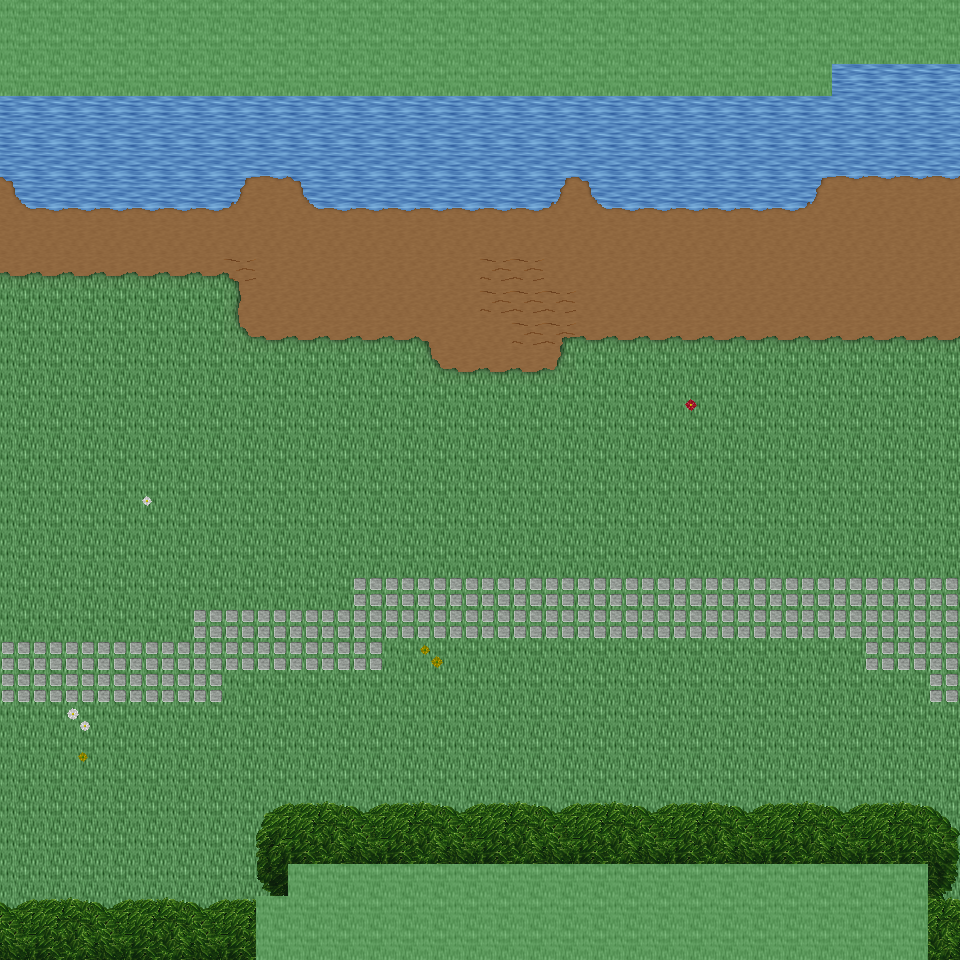

Below is a game level as drawn by its tile map, then a one-line description and the .tmx that defines it (tile-layer data replaced by summaries):
An orthogonal 30x30 tile map with 32x32 px tiles, 6 tile layers (Ground, Object, Object2, Above, ...), 21 tilesets and 3 objects (3x mapExit).

<map version="1.0" orientation="orthogonal" renderorder="right-down" width="30" height="30" tilewidth="32" tileheight="32" nextobjectid="4">
  <tileset firstgid="1" name="tileset_ground_ground" tilewidth="32" tileheight="32" tilecount="33" columns="3">
    <image source="../drawable/tileset_ground_ground.png" width="96" height="352" />
  </tileset>
  <tileset firstgid="34" name="tileset_ground_water_pool" tilewidth="32" tileheight="32" tilecount="72" columns="3">
    <image source="../drawable/tileset_ground_water_pool.png" width="96" height="768" />
  </tileset>
  <tileset firstgid="106" name="tileset_ground_ridge_earth_dark" tilewidth="32" tileheight="32" tilecount="96" columns="12">
    <image source="../drawable/tileset_ground_ridge_earth_dark.png" width="384" height="256" />
  </tileset>
  <tileset firstgid="202" name="tileset_ground_grass_edges" tilewidth="32" tileheight="32" tilecount="36" columns="12">
    <image source="../drawable/tileset_ground_grass_edges.png" width="384" height="96" />
  </tileset>
  <tileset firstgid="238" name="tileset_ground_earth_edges" tilewidth="32" tileheight="32" tilecount="18" columns="6">
    <image source="../drawable/tileset_ground_earth_edges.png" width="192" height="96" />
  </tileset>
  <tileset firstgid="256" name="tileset_ground_grass_corners" tilewidth="32" tileheight="32" tilecount="24" columns="6">
    <image source="../drawable/tileset_ground_grass_corners.png" width="192" height="128" />
  </tileset>
  <tileset firstgid="280" name="tileset_plant_flower_daisy_blue" tilewidth="32" tileheight="32" tilecount="8" columns="2">
    <image source="../drawable/tileset_plant_flower_daisy_blue.png" width="64" height="128" />
  </tileset>
  <tileset firstgid="288" name="tileset_plant_flower_daisy_yellow" tilewidth="32" tileheight="32" tilecount="8" columns="2">
    <image source="../drawable/tileset_plant_flower_daisy_yellow.png" width="64" height="128" />
  </tileset>
  <tileset firstgid="296" name="tileset_plant_bush_bushes" tilewidth="32" tileheight="32" tilecount="10" columns="5">
    <image source="../drawable/tileset_plant_bush_bushes.png" width="160" height="64" />
  </tileset>
  <tileset firstgid="306" name="tileset_plant_flower_daisy_red" tilewidth="32" tileheight="32" tilecount="8" columns="2">
    <image source="../drawable/tileset_plant_flower_daisy_red.png" width="64" height="128" />
  </tileset>
  <tileset firstgid="314" name="tileset_plant_flower_daisy_white" tilewidth="32" tileheight="32" tilecount="8" columns="2">
    <image source="../drawable/tileset_plant_flower_daisy_white.png" width="64" height="128" />
  </tileset>
  <tileset firstgid="322" name="tileset_logic_collision" tilewidth="32" tileheight="32" tilecount="1" columns="1">
    <image source="../drawable/tileset_logic_collision.png" width="32" height="32" />
  </tileset>
  <tileset firstgid="323" name="tileset_plant_tree_tree_green" tilewidth="32" tileheight="32" tilecount="88" columns="8">
    <image source="../drawable/tileset_plant_tree_tree_green.png" width="256" height="352" />
  </tileset>
  <tileset firstgid="411" name="tileset_building_castle" tilewidth="32" tileheight="32" tilecount="320" columns="20">
    <image source="../drawable/tileset_building_castle.png" width="640" height="512" />
  </tileset>
  <tileset firstgid="731" name="tileset_object_tent" tilewidth="32" tileheight="32" tilecount="9" columns="3">
    <image source="../drawable/tileset_object_tent.png" width="96" height="96" />
  </tileset>
  <tileset firstgid="740" name="tileset_logic_item_sheepfood" tilewidth="32" tileheight="32" tilecount="1" columns="1">
    <image source="../drawable/tileset_logic_item_sheepfood.png" width="32" height="32" />
  </tileset>
  <tileset firstgid="741" name="tileset_logic_creature_fairy" tilewidth="32" tileheight="32" tilecount="4" columns="4">
    <image source="../drawable/tileset_logic_creature_fairy.png" width="128" height="32" />
  </tileset>
  <tileset firstgid="745" name="tileset_logic_item_resources" tilewidth="32" tileheight="32" tilecount="6" columns="6">
    <image source="../drawable/tileset_logic_item_resources.png" width="192" height="32" />
  </tileset>
  <tileset firstgid="751" name="tileset_logic_portal" tilewidth="32" tileheight="32" tilecount="24" columns="8">
    <image source="../drawable/tileset_logic_portal.png" width="256" height="96" />
  </tileset>
  <tileset firstgid="775" name="tileset_ground_green_paving" tilewidth="32" tileheight="32" tilecount="18" columns="3">
    <image source="../drawable/tileset_ground_green_paving.png" width="96" height="192" />
  </tileset>
  <tileset firstgid="793" name="tileset_logic_protection" tilewidth="32" tileheight="32" tilecount="2" columns="2">
    <image source="../drawable/tileset_logic_protection.png" width="64" height="32" />
  </tileset>
  <layer name="Ground" width="30" height="30">
    <data>[900 cells, 900 non-empty, 7 distinct tile ids]</data>
  </layer>
  <layer name="Object" width="30" height="30">
    <data>[900 cells, 151 non-empty, 23 distinct tile ids]</data>
  </layer>
  <layer name="Object2" width="30" height="30">
    <data>[900 cells, 1 non-empty, 1 distinct tile ids]</data>
  </layer>
  <layer name="Above" width="30" height="30">
    <data>[900 cells, 126 non-empty, 20 distinct tile ids]</data>
  </layer>
  <layer name="Above2" width="30" height="30">
    <data>[900 cells, 2 non-empty, 1 distinct tile ids]</data>
  </layer>
  <layer name="Walkable" width="30" height="30">
    <data>[900 cells, 148 non-empty, 1 distinct tile ids]</data>
  </layer>
  <objectgroup name="MapEvents">
    <object id="1" name="south" type="mapExit" x="0" y="928" width="256" height="32">
      <properties>
        <property name="map" value="level_0_x102_y111" />
        <property name="x" value="0" />
        <property name="y" value="1" />
      </properties>
    </object>
    <object id="2" name="south2" type="mapExit" x="928" y="928" width="32" height="32">
      <properties>
        <property name="map" value="level_0_x102_y111" />
        <property name="x" value="29" />
        <property name="y" value="1" />
      </properties>
    </object>
    <object id="3" name="east" type="mapExit" x="928" y="64" width="32" height="896">
      <properties>
        <property name="map" value="level_0_x103_y110" />
        <property name="x" value="1" />
        <property name="y" value="2" />
      </properties>
    </object>
  </objectgroup>
</map>
